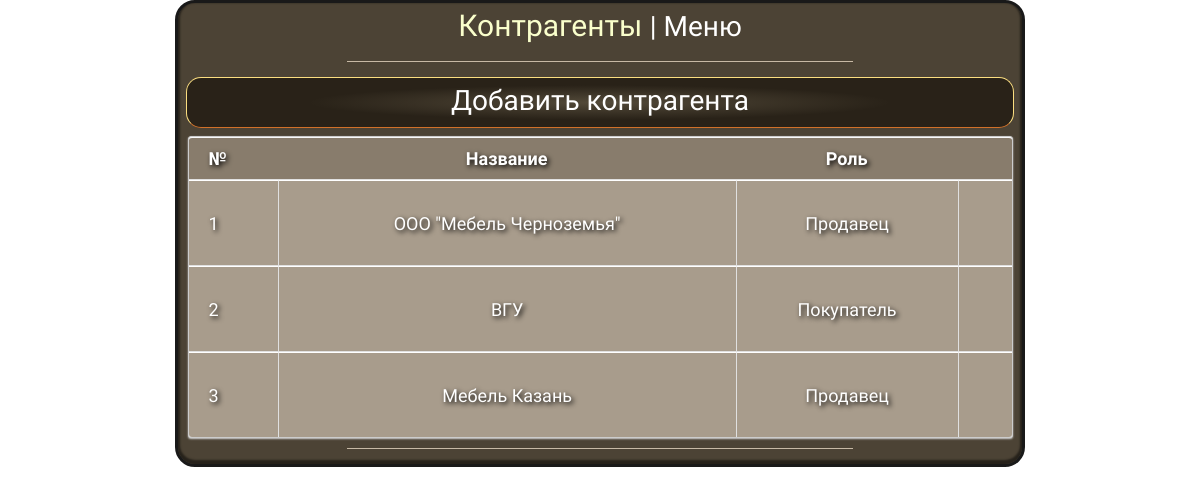
The page /table/Контрагенты (signed in) on the database its author committed.
### application/classes.py (models this page shows, shortened)
class Contractor(db.Model):
    __tablename__ = 'contractor'
    id = db.Column(db.Integer, primary_key=True)
    name = db.Column(db.String(50))
    role = db.Column(db.Integer)
    custs = db.relationship('Cust', backref='contractor')

### application/views.py (the view, shortened to what this page needs)
@app.route('/table/<table>', methods=['GET'])
def show(table):
    if 'login' not in session:
        return render_template('login.html')
    tablename = table
    if tablename == "Товары на складе":
        table = db.session.query(Product, product_on_wh).filter(Product.id == product_on_wh.c.product_id).all()
        return render_template('show.html', table=table, tablename=tablename, role=session.get('role'))
    elif tablename == "Приход":
        table = Cust.query.filter(Cust.type == 1).all()
        return render_template('show.html', table=table, tablename=tablename, role=session.get('role'))
    elif tablename == "Реализация":
        table = Cust.query.filter(Cust.type == 2).all()
        return render_template('show.html', table=table, tablename=tablename, role=session.get('role'))
    table = tables[table]
    return render_template('show.html', table=table.query.all(), tablename=tablename, role=session.get('role'))

### application/templates/show.html (shortened to what this page needs)
{% extends "base.html" %}
{%block content%}
<div class="main-wrap" style="min-width: 850px;">
  <div class="main_content">
    <div class="header">
      {{tablename}} <a class="stanlink" href="/">| Меню</a>
    </div>
    <div class="lineblock">
    </div>
{% if tablename=='Контрагенты' %}
    {% if role==1 or role==2 %}
        <div class="buttons">
          <a href="/add/contractor" class="stanlink">Добавить контрагента</a>
        </div>
    {% endif %}
    <table cellspacing='0'>
        <tr>
            <th>№</th>
            <th>Название</th>
            <th>Роль</th>
            {% if role==1 or role==2 %}
                <th width="34"></th>
            {%endif%}
        </tr>
        {% for item in table %}
           <tr>
               <td>{{ loop.index }}</td>
               <td>{{item.name}}</td>
               <td>
                   {% if item.role==1 %}
                       Продавец
                   {% elif item.role==2 %}
                       Покупатель
                   {%endif%}
               </td>
            {% if role==1 or role==2 %}
            <td>
                <form action={{ url_for('delete', table="Контрагенты") }} method="GET">
                    <button class="button_delete"></button>
                </form>
                <form action={{ url_for('edit', table="Контрагенты")}} method="GET">
                    <button class="button_edit"></button>
                </form>
            </td>
            {% endif %}
       </tr>
       {% endfor %}
    </table>
{% endif %}
<div class="lineblock">
    </div>
  </div>
</div>
{% endblock %}

### application/static/styles.css (style rules this page uses)
body { font-family: 'Poiret One', cursive; font-size: 20px; background-color: #907d63; background: url('https://themes.muffingroup.com/be/recipes/wp-content/uploads/2015/03/home_recipes_bg.jpg'); background-size: cover; color: #d9984a; padding: 0; margin: 0; }
.main-wrap { position: relative; margin: 0 auto; max-width: 600px; text-align: center; width: 100%; }
.main_content { position: relative; overflow: hidden; border: 3px #191919 solid; background-color: #4c4335; box-shadow: inset 0 -2px 2px 2px rgba(0, 0, 0, 0.5); border-radius: 20px; }
.header { font-size: 30px; position: relative; color: #faffcc; padding-top: 5px; padding-bottom: 8px; }
.lineblock { border-top: 1px solid #c7b9a5; margin: 10px 20% 15px 20%; }
a.stanlink:link { font-size: 28px; text-decoration: none; color: white; }
.buttons { border: 1px solid #fbde80; border-bottom-color: #d27129; border-radius: 15px; padding-top: 6px; padding-bottom: 10px; margin: 8px 8px; color: #FFDE8B; background: radial-gradient(ellipse at center, rgba(248, 231, 189, 0.2) 0%, rgba(248, 231, 189, 0) 50%); background-color: #292218; }
table { width:825px; font-family: 'Poiret One', cursive; color:#fff;font-size:18px;text-shadow: 2px 2px 5px #000;background:#eaebec; margin:0 auto; border:#ccc 1px solid; -moz-border-radius:3px; -webkit-border-radius:3px;border-radius:3px; -moz-box-shadow: 0 1px 2px #d1d1d1; -webkit-box-shadow: 0 1px 2px #d1d1d1;box-shadow: 0 1px 2px #d1d1d1; }
table th { padding:10px 10px 10px 10px; border-top:1px solid #fafafa; border-bottom:1px solid #e0e0e0; background: #907d63; background: -webkit-gradient(linear, left top, left bottom, from(#887c6c), to(#887c6c));background: -moz-linear-gradient(top, #ededed, #ebebeb); }
table th:first-child { text-align: left;padding-left:20px; }
table tr:first-child th:first-child { -moz-border-radius-topleft:3px; -webkit-border-top-left-radius:3px; border-top-left-radius:3px; }
table tr:first-child th:last-child { -moz-border-radius-topright:3px;-webkit-border-top-right-radius:3px;border-top-right-radius:3px; }
table tr { text-align: center;padding-left:20px; }
table tr td:first-child { text-align: left;padding-left:20px;border-left: 0; }
table tr td { padding:10px;border-top: 1px solid #ffffff;border-bottom:1px solid #e0e0e0;border-left: 1px solid #e0e0e0; background: #cbc3b7;background: -webkit-gradient(linear, left top, left bottom, from(#A89c8c), to(#A89c8c));background: -moz-linear-gradient(top, #fbfbfb, #fafafa); }
table tr:last-child td { border-bottom:0; }
table tr:last-child td:first-child { -moz-border-radius-bottomleft:3px;-webkit-border-bottom-left-radius:3px;border-bottom-left-radius:3px; }
table tr:last-child td:last-child { -moz-border-radius-bottomright:3px;-webkit-border-bottom-right-radius:3px;border-bottom-right-radius:3px; }
.button_delete { background: url('https://img.icons8.com/cotton/32/000000/delete.png'); background-size: cover; width: 32px; height: 32px; position: relative; display: block; border: none; cursor: pointer; }
.button_edit { background: url('https://img.icons8.com/cotton/32/000000/edit.png'); background-size: cover; width: 32px; height: 32px; position: relative; display: block; border: none; cursor: pointer; }
form { padding: 0; margin: 0; }

### rows shown on the page
Contractor: name "ООО \"Мебель Черноземья\"", role "Продавец"
Contractor: name "ВГУ", role "Покупатель"
Contractor: name "Мебель Казань", role "Продавец"

### other values the page prints
{{ tablename }} "Контрагенты"
